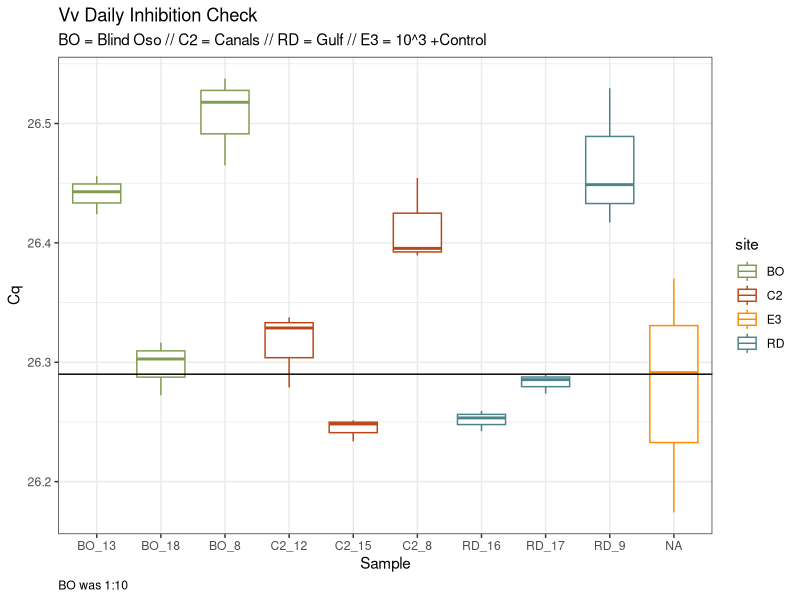

Source code (R):
## ---- chunk 1
library(here)
library(tidyverse)
library(lubridate)
## ---- chunk 2
vv<- read_csv(here("data", "raw_data","vv_daily_inh.csv"))
## ---- chunk 3
vv<- vv %>%
  mutate(site = substr(Sample, 1,2)) %>% #Make Site column
  filter(!Content %in% "NTC",
         Fluor %in% "HEX") %>% #Take out NTC
  select(site, Cq, Sample) %>% #Select colummns of interest
  mutate(site = ifelse(is.na(site), "E3", site))
  
## ---- chunk 4
vv %>%
  ggplot() + geom_boxplot(
    aes(x = Sample,
        y = Cq,
        color = site)) +
  geom_hline(yintercept = 26.29)+
  theme_bw()+
  labs(
    title= "Vv Daily Inhibition Check",
    subtitle = "BO = Blind Oso // C2 = Canals // RD = Gulf // E3 = 10^3 +Control",
    caption = "BO was 1:10")+
  theme(
    plot.caption = element_text(hjust = 0)) +
  scale_color_manual(values = c("BO" = "#809C52",
                                "C2" = "#ba4716",
                                "RD" = "#4c848c",
                                "E3" = "darkorange"))
